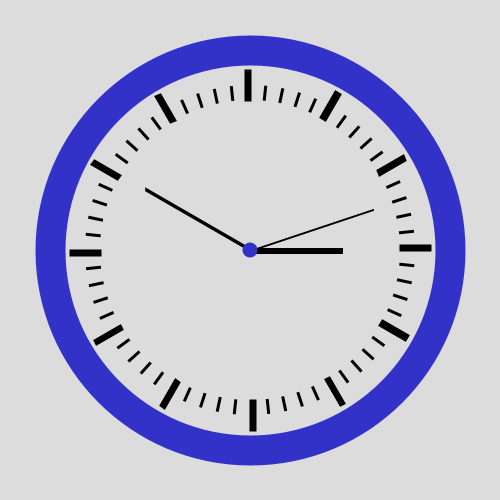
Frame 1 (no input)
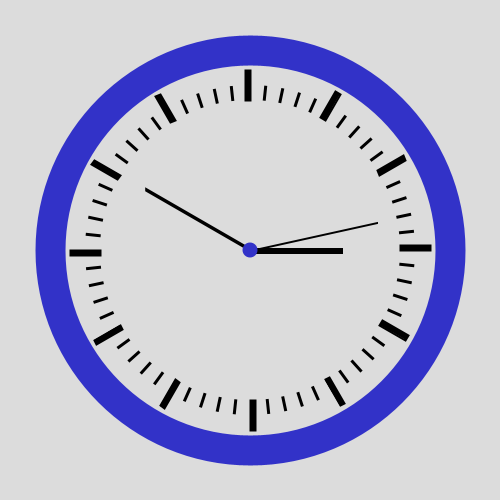
Frame 60 (the mouse pressed at the canvas centre just before this capture)
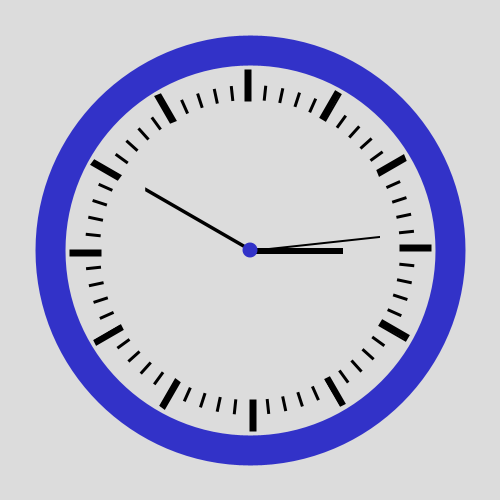
Frame 120 (the mouse held since frame 60 and released just before this capture)

The Processing sketch that drew these frames (run headless with seeded random() and noise(); from frame 60 on, the mouse is pressed at the canvas centre):

// Processing sketch: processing_120191
// ── processing_120191.pde

void setup()
{
  size (500, 500);
  background (220);
}
  
void draw()
{
  background (220); 
  translate (width/2, height/2);
 
  float sek = map(second(), 0, 60, 0, 360);
  float min = map(minute(), 0, 60, 0, 360);
  float std = map(hour(), 0, 12, 0, 360);
 
  pushMatrix();
  stroke (0);
  strokeWeight (1);
  rotate (radians(sek));
  translate (0, -130);
  rect (0, 0, 1, 130);
  popMatrix();
  //Sekunde
 
  pushMatrix();
  stroke (0);
  strokeWeight (3);
  rotate (radians(min));
  translate (0, -120);
  rect (0, 0, 1, 120);
  popMatrix();
  //Minute 
 
  pushMatrix();
  strokeWeight (5);
  rotate (radians(std));
  translate (0, -90);
  rect (0, 0, 1, 90);
  popMatrix();
  resetMatrix();
  //Stunde  
 
translate (width/2, height/2);
strokeWeight (2);
 
for (int h=0; h<360; h+=30)
{
  pushMatrix();
  rotate (radians(h));
  translate (0, 150);
  fill (0);
  rect (0, 0, 5, 30);
  popMatrix();
}
 
for (int m=0; m<360; m+=6)
{
  noStroke();
  pushMatrix();
  rotate (radians(m));
  translate (0, 150);
  fill (0);
  rect (0, 0, 3, 15);
  popMatrix();  
}
  
  noStroke();
  fill (50, 50, 200);
  ellipse (0, 0, 15, 15);
  
  noFill();
  stroke (50, 50, 200);
  strokeWeight (30);
  ellipse (0, 0, 400, 400);
}
